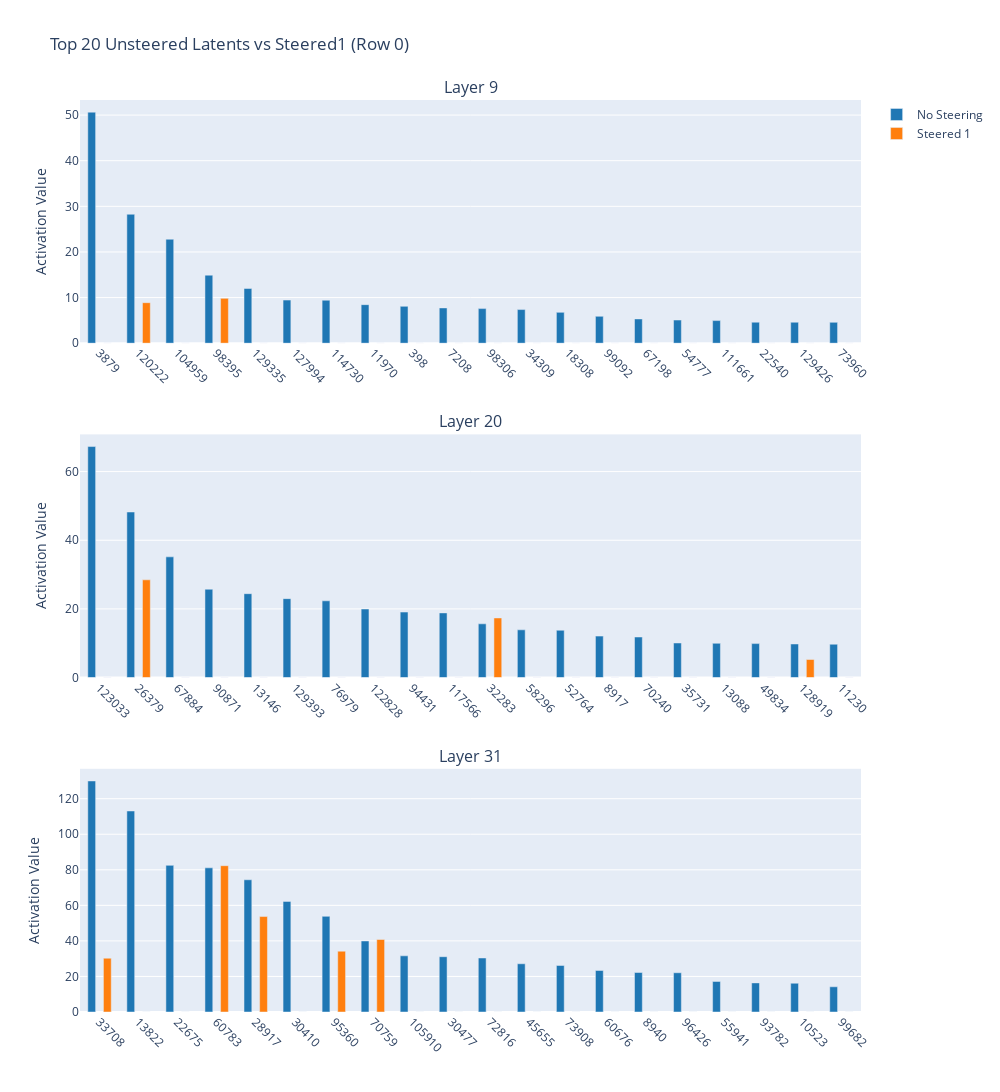
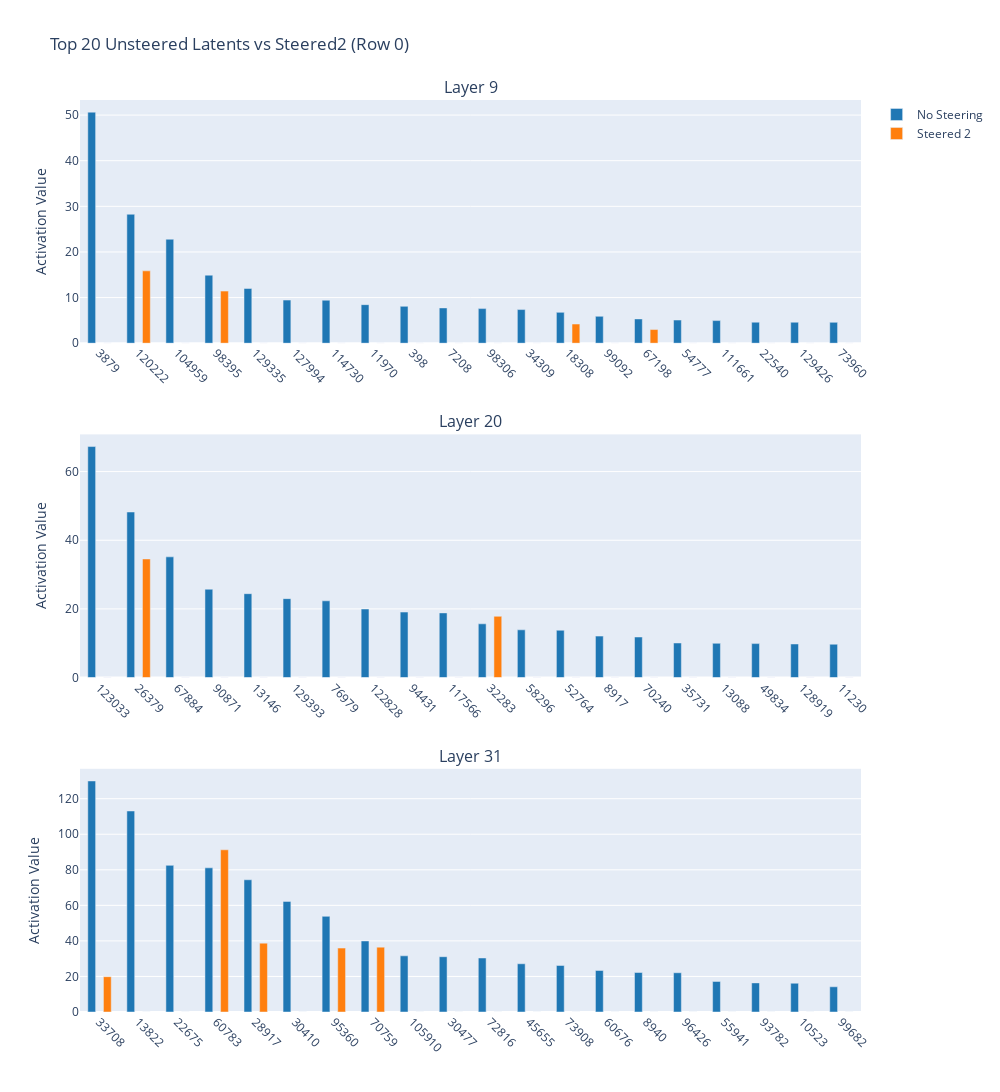

The cell these charts' notebook holds for them, in order:
### Markdown cell above
## Result 3: Comparing the Top Latents of unsteered answer with their steered answer's corresponding latents:

### Code cell
# Show top 20 latents comparison
plot_activations_comparison_all_layers_separate(correct_df, row_num, top_n=20)

### Figure 1 — Plotly figure (JSON) as saved in the notebook; plotly's stock layout.template omitted (floating-point values rounded to 4 significant figures)
{"data": [{"marker": {"color": "#1f77b4"}, "name": "No Steering", "showlegend": true, "type": "bar", "width": 0.2, "x": ["3879", "120222", "104959", "98395", "129335", "127994", "114730", "11970", "398", "7208", "98306", "34309", "18308", "99092", "67198", "54777", "111661", "22540", "129426", "73960"], "xaxis": "x", "y": [50.64, 28.26, 22.79, 14.91, 12.0, 9.451, 9.428, 8.45, 8.08, 7.733, 7.584, 7.372, 6.759, 5.893, 5.319, 5.077, 4.958, 4.608, 4.598, 4.572], "yaxis": "y"}, {"marker": {"color": "#ff7f0e"}, "name": "Steered 1", "showlegend": true, "type": "bar", "width": 0.2, "x": ["3879", "120222", "104959", "98395", "129335", "127994", "114730", "11970", "398", "7208", "98306", "34309", "18308", "99092", "67198", "54777", "111661", "22540", "129426", "73960"], "xaxis": "x", "y": [0, 8.881, 0, 9.832, 0, 0, 0, 0, 0, 0, 0, 0, 0, 0, 0, 0, 0, 0, 0, 0], "yaxis": "y"}, {"marker": {"color": "#1f77b4"}, "name": "No Steering", "showlegend": false, "type": "bar", "width": 0.2, "x": ["123033", "26379", "67884", "90871", "13146", "129393", "76979", "122828", "94431", "117566", "32283", "58296", "52764", "8917", "70240", "35731", "13088", "49834", "128919", "11230"], "xaxis": "x2", "y": [67.29, 48.23, 35.17, 25.74, 24.44, 23.0, 22.36, 19.97, 19.08, 18.84, 15.66, 13.91, 13.79, 12.08, 11.83, 10.08, 9.988, 9.895, 9.789, 9.719], "yaxis": "y2"}, {"marker": {"color": "#ff7f0e"}, "name": "Steered 1", "showlegend": false, "type": "bar", "width": 0.2, "x": ["123033", "26379", "67884", "90871", "13146", "129393", "76979", "122828", "94431", "117566", "32283", "58296", "52764", "8917", "70240", "35731", "13088", "49834", "128919", "11230"], "xaxis": "x2", "y": [0, 28.47, 0, 0, 0, 0, 0, 0, 0, 0, 17.37, 0, 0, 0, 0, 0, 0, 0, 5.269, 0], "yaxis": "y2"}, {"marker": {"color": "#1f77b4"}, "name": "No Steering", "showlegend": false, "type": "bar", "width": 0.2, "x": ["33708", "13822", "22675", "60783", "28917", "30410", "95360", "70759", "105910", "30477", "72816", "45655", "73908", "60676", "8940", "96426", "55941", "93782", "10523", "99682"], "xaxis": "x3", "y": [130.0, 113.1, 82.5, 81.1, 74.38, 62.22, 53.82, 39.95, 31.6, 31.1, 30.38, 27.12, 26.17, 23.36, 22.22, 22.09, 17.2, 16.38, 16.18, 14.18], "yaxis": "y3"}, {"marker": {"color": "#ff7f0e"}, "name": "Steered 1", "showlegend": false, "type": "bar", "width": 0.2, "x": ["33708", "13822", "22675", "60783", "28917", "30410", "95360", "70759", "105910", "30477", "72816", "45655", "73908", "60676", "8940", "96426", "55941", "93782", "10523", "99682"], "xaxis": "x3", "y": [30.26, 0, 0, 82.31, 53.7, 0, 34.21, 40.78, 0, 0, 0, 0, 0, 0, 0, 0, 0, 0, 0, 0], "yaxis": "y3"}], "layout": {"annotations": [{"font": {"size": 16}, "showarrow": false, "text": "Layer 9", "x": 0.5, "xanchor": "center", "xref": "paper", "y": 1, "yanchor": "bottom", "yref": "paper"}, {"font": {"size": 16}, "showarrow": false, "text": "Layer 20", "x": 0.5, "xanchor": "center", "xref": "paper", "y": 0.6333, "yanchor": "bottom", "yref": "paper"}, {"font": {"size": 16}, "showarrow": false, "text": "Layer 31", "x": 0.5, "xanchor": "center", "xref": "paper", "y": 0.2667, "yanchor": "bottom", "yref": "paper"}], "barmode": "group", "height": 1200, "showlegend": true, "title": {"text": "Top 20 Unsteered Latents vs Steered1 (Row 0)"}, "width": 1000, "xaxis": {"anchor": "y", "domain": [0, 1], "tickangle": 45, "type": "category"}, "xaxis2": {"anchor": "y2", "domain": [0, 1], "tickangle": 45, "type": "category"}, "xaxis3": {"anchor": "y3", "domain": [0, 1], "tickangle": 45, "type": "category"}, "yaxis": {"anchor": "x", "domain": [0.7333, 1], "title": {"text": "Activation Value"}}, "yaxis2": {"anchor": "x2", "domain": [0.3667, 0.6333], "title": {"text": "Activation Value"}}, "yaxis3": {"anchor": "x3", "domain": [0, 0.2667], "title": {"text": "Activation Value"}}}}

### Figure 2 — Plotly figure (JSON) as saved in the notebook; plotly's stock layout.template omitted (floating-point values rounded to 4 significant figures)
{"data": [{"marker": {"color": "#1f77b4"}, "name": "No Steering", "showlegend": true, "type": "bar", "width": 0.2, "x": ["3879", "120222", "104959", "98395", "129335", "127994", "114730", "11970", "398", "7208", "98306", "34309", "18308", "99092", "67198", "54777", "111661", "22540", "129426", "73960"], "xaxis": "x", "y": [50.64, 28.26, 22.79, 14.91, 12.0, 9.451, 9.428, 8.45, 8.08, 7.733, 7.584, 7.372, 6.759, 5.893, 5.319, 5.077, 4.958, 4.608, 4.598, 4.572], "yaxis": "y"}, {"marker": {"color": "#ff7f0e"}, "name": "Steered 2", "showlegend": true, "type": "bar", "width": 0.2, "x": ["3879", "120222", "104959", "98395", "129335", "127994", "114730", "11970", "398", "7208", "98306", "34309", "18308", "99092", "67198", "54777", "111661", "22540", "129426", "73960"], "xaxis": "x", "y": [0, 15.86, 0, 11.42, 0, 0, 0, 0, 0, 0, 0, 0, 4.2, 0, 2.995, 0, 0, 0, 0, 0], "yaxis": "y"}, {"marker": {"color": "#1f77b4"}, "name": "No Steering", "showlegend": false, "type": "bar", "width": 0.2, "x": ["123033", "26379", "67884", "90871", "13146", "129393", "76979", "122828", "94431", "117566", "32283", "58296", "52764", "8917", "70240", "35731", "13088", "49834", "128919", "11230"], "xaxis": "x2", "y": [67.29, 48.23, 35.17, 25.74, 24.44, 23.0, 22.36, 19.97, 19.08, 18.84, 15.66, 13.91, 13.79, 12.08, 11.83, 10.08, 9.988, 9.895, 9.789, 9.719], "yaxis": "y2"}, {"marker": {"color": "#ff7f0e"}, "name": "Steered 2", "showlegend": false, "type": "bar", "width": 0.2, "x": ["123033", "26379", "67884", "90871", "13146", "129393", "76979", "122828", "94431", "117566", "32283", "58296", "52764", "8917", "70240", "35731", "13088", "49834", "128919", "11230"], "xaxis": "x2", "y": [0, 34.55, 0, 0, 0, 0, 0, 0, 0, 0, 17.85, 0, 0, 0, 0, 0, 0, 0, 0, 0], "yaxis": "y2"}, {"marker": {"color": "#1f77b4"}, "name": "No Steering", "showlegend": false, "type": "bar", "width": 0.2, "x": ["33708", "13822", "22675", "60783", "28917", "30410", "95360", "70759", "105910", "30477", "72816", "45655", "73908", "60676", "8940", "96426", "55941", "93782", "10523", "99682"], "xaxis": "x3", "y": [130.0, 113.1, 82.5, 81.1, 74.38, 62.22, 53.82, 39.95, 31.6, 31.1, 30.38, 27.12, 26.17, 23.36, 22.22, 22.09, 17.2, 16.38, 16.18, 14.18], "yaxis": "y3"}, {"marker": {"color": "#ff7f0e"}, "name": "Steered 2", "showlegend": false, "type": "bar", "width": 0.2, "x": ["33708", "13822", "22675", "60783", "28917", "30410", "95360", "70759", "105910", "30477", "72816", "45655", "73908", "60676", "8940", "96426", "55941", "93782", "10523", "99682"], "xaxis": "x3", "y": [19.87, 0, 0, 91.24, 38.74, 0, 35.96, 36.49, 0, 0, 0, 0, 0, 0, 0, 0, 0, 0, 0, 0], "yaxis": "y3"}], "layout": {"annotations": [{"font": {"size": 16}, "showarrow": false, "text": "Layer 9", "x": 0.5, "xanchor": "center", "xref": "paper", "y": 1, "yanchor": "bottom", "yref": "paper"}, {"font": {"size": 16}, "showarrow": false, "text": "Layer 20", "x": 0.5, "xanchor": "center", "xref": "paper", "y": 0.6333, "yanchor": "bottom", "yref": "paper"}, {"font": {"size": 16}, "showarrow": false, "text": "Layer 31", "x": 0.5, "xanchor": "center", "xref": "paper", "y": 0.2667, "yanchor": "bottom", "yref": "paper"}], "barmode": "group", "height": 1200, "showlegend": true, "title": {"text": "Top 20 Unsteered Latents vs Steered2 (Row 0)"}, "width": 1000, "xaxis": {"anchor": "y", "domain": [0, 1], "tickangle": 45, "type": "category"}, "xaxis2": {"anchor": "y2", "domain": [0, 1], "tickangle": 45, "type": "category"}, "xaxis3": {"anchor": "y3", "domain": [0, 1], "tickangle": 45, "type": "category"}, "yaxis": {"anchor": "x", "domain": [0.7333, 1], "title": {"text": "Activation Value"}}, "yaxis2": {"anchor": "x2", "domain": [0.3667, 0.6333], "title": {"text": "Activation Value"}}, "yaxis3": {"anchor": "x3", "domain": [0, 0.2667], "title": {"text": "Activation Value"}}}}
